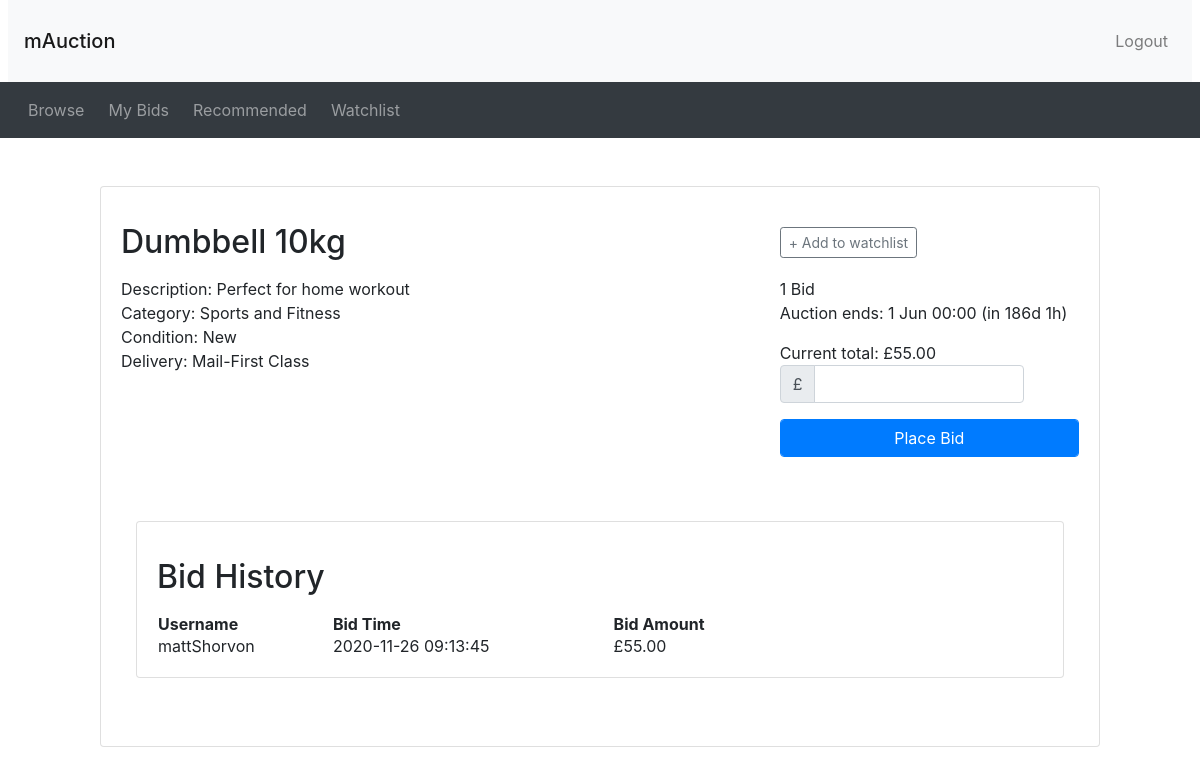
The page /listing.php?item_id=7 (signed in) on the database as committed earlier.
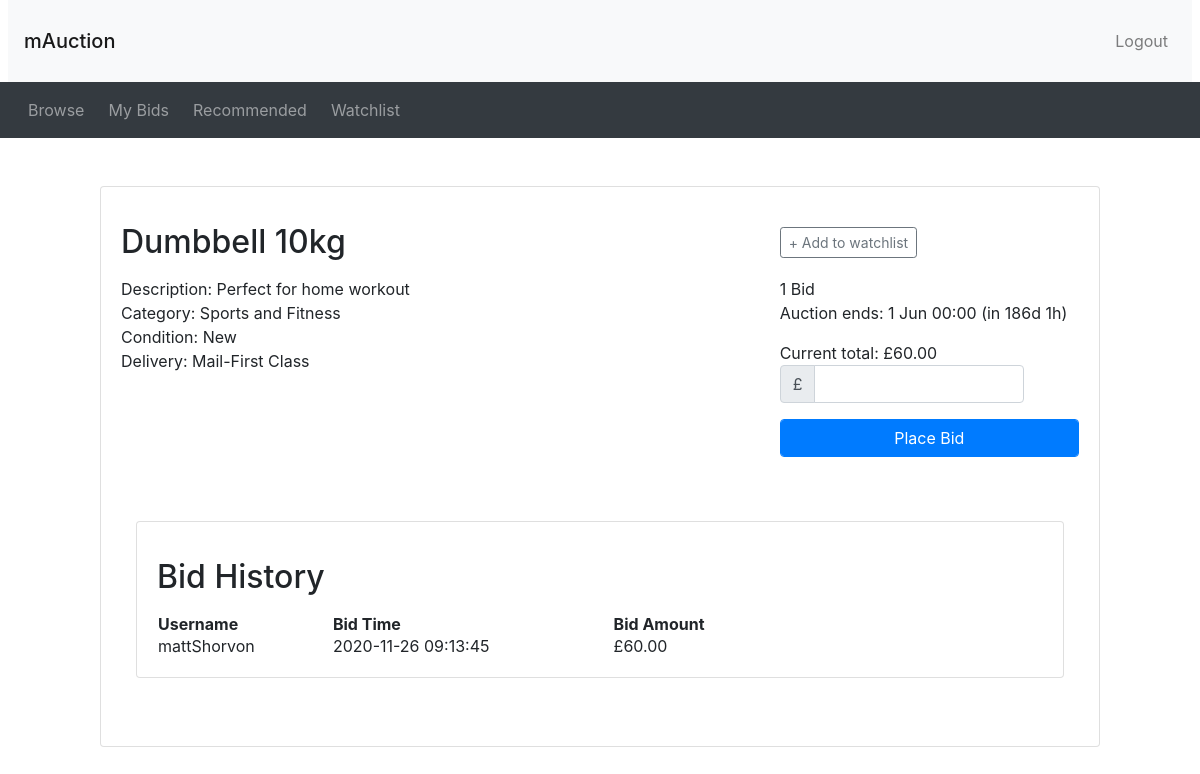
The same page on the database as committed later.
### tables this page shows
CREATE TABLE Bid (
bidID INT NOT NULL AUTO_INCREMENT,
userName VARCHAR(45) NOT NULL,
bidTime DATETIME NOT NULL DEFAULT CURRENT_TIMESTAMP,
saleItemID INT NOT NULL,
bidAmount DECIMAL NOT NULL,
PRIMARY KEY (bidID));

### utilities.php (called while the page is built, shortened)
<?php
function display_time_remaining($interval)
{
  if ($interval->days == 0 && $interval->h == 0) {
    $time_remaining = $interval->format('%im %Ss');
  } else if ($interval->days == 0) {
    $time_remaining = $interval->format('%hh %im');
  } else {
    $time_remaining = $interval->format('%ad %hh');
  }
  return $time_remaining;
}
?>

### listing.php (the view, shortened to what the changed rows need)
<?php include 'connection.php'; ?>
<?php include ("header.php") ?>
<?php require("utilities.php") ?>
<?php
$item_id = $_GET['item_id'];
$query = "SELECT Auction.*, MAX(bidAmount), COUNT(bidID)
	  FROM Auction, Bid where Auction.saleItemID=$item_id and Bid.saleItemID=$item_id";
$result = mysqli_query($connection, $query) or die('Error making select bid and auction query' . mysqli_error($connection));
while ($row = mysqli_fetch_assoc($result)) {
  $item_id = $row['saleItemID'];
  $itemName = $row['itemName'];
  $reservePrice = $row['reservePrice'];
  $startPrice = $row['startPrice'];
  $endDate = $row['endDate'];
  $current_price = $row['MAX(bidAmount)'];
}
$end_time = new DateTime($endDate);
$commission = (0.05 * $current_price);
$finalPrice = ($current_price - $commission);
$now = new DateTime("now");
if ($now < $end_time) {
  $time_to_end = date_diff($now, $end_time);
  $time_remaining = ' (in ' . display_time_remaining($time_to_end) . ')';
}
?>
<?php if (isset($_SESSION['logged_in']) && $_SESSION['logged_in'] == true) : ?>
  <div class="container my-5">
    <div style="max-width: 1000px; margin: 10px auto">
      <div class="card">
        <div class="card-body">
          <div class="row">
            <div class="col-sm-8">
              <h2 class="my-3"><?php echo ($itemName); ?></h2>
            </div>
          </div>
          <div class="row">
            <div class="col-sm-4">
              <p>
                <?php if ($now > $end_time) : ?>
                  This auction ended on: <?php echo (date_format($end_time, 'j M H:i')) ?></p>
              <div>
                <?php if ($current_price < $reservePrice || $current_price == 0) {  ?>
                  This item was not sold
                <?php } else { ?>
                  The winning bid was: £<?php echo number_format($current_price, 2) ?>
                  <div>
                    We take 0.05% commission, which works out to £<?php echo number_format($commission, 2) ?> on this item
                    <div>
                      So, the seller receives: £<?php echo number_format($finalPrice, 2) ?>
                    <?php }
                    ?>
                    </div>
                  <?php else : ?>
                    Auction ends: <?php echo (date_format($end_time, 'j M H:i') . $time_remaining) ?>
                    <div>
                      <?php if ($current_price != 0) { ?>
                        Current total: £<?php echo number_format($current_price, 2) ?>
                      <?php } else { ?>
                        The start price is: £<?php echo number_format($startPrice, 2) ?>
                      <?php }
                      ?>
                    </div>
                    <form method="POST" action="place_bid_result.php?item_id=<?= $item_id ?>&startPrice=<?= $startPrice?>">
                      <div class="form-group row">
                      </div>
                      <button type="submit" name="submit" class="btn btn-primary form-control">Place Bid</button>
                    </form>
                  <?php endif ?>
                <?php endif ?>
                  </div>
              </div>
              <?php include_once("footer.php") ?>
              <?php if ($now < $end_time) : ?>
                <div class="container my-5">
                  <div style="max-width: 1000px; margin: 10px auto">
                    <div class="card">
                      <div class="card-body">
                        <div class="bidhistory">
                          <div class="row">
                            <div class="col-sm-8">
                              <h2 class="my-3">Bid History</h2>
                            </div>
                          </div>
                          <?php
                          $query = "SELECT * FROM Bid WHERE saleItemID=$item_id";
                          $result = mysqli_query($connection, $query) or die('Error making select users query' . mysqli_error($connection));
                          echo '<table style="width:70%">
      <th>Username</th>
      <th>Bid Time</th>
      <th>Bid Amount</th>';
                          while ($row = mysqli_fetch_assoc($result)) {
                            $userName = $row["userName"];
                            $bidTime = $row["bidTime"];
                            $bidAmount = $row["bidAmount"];
                            echo '<tr>
        <td>' . $userName . ' </td>
        <td>' . $bidTime . ' </td>
        <td>£' . number_format($bidAmount, 2) . ' </td>
        </tr>';
                          }
                          ?>
                        </div>
                      </div>
                    </div>
                  </div>
                </div>
              <?php endif; ?>

Rows that differ between the two databases and show on the page:
changed bid "mattShorvon": bidAmount "55.00" → "60.00"
Other text that changed with them:
$current_price: "55.00" → "60.00"
